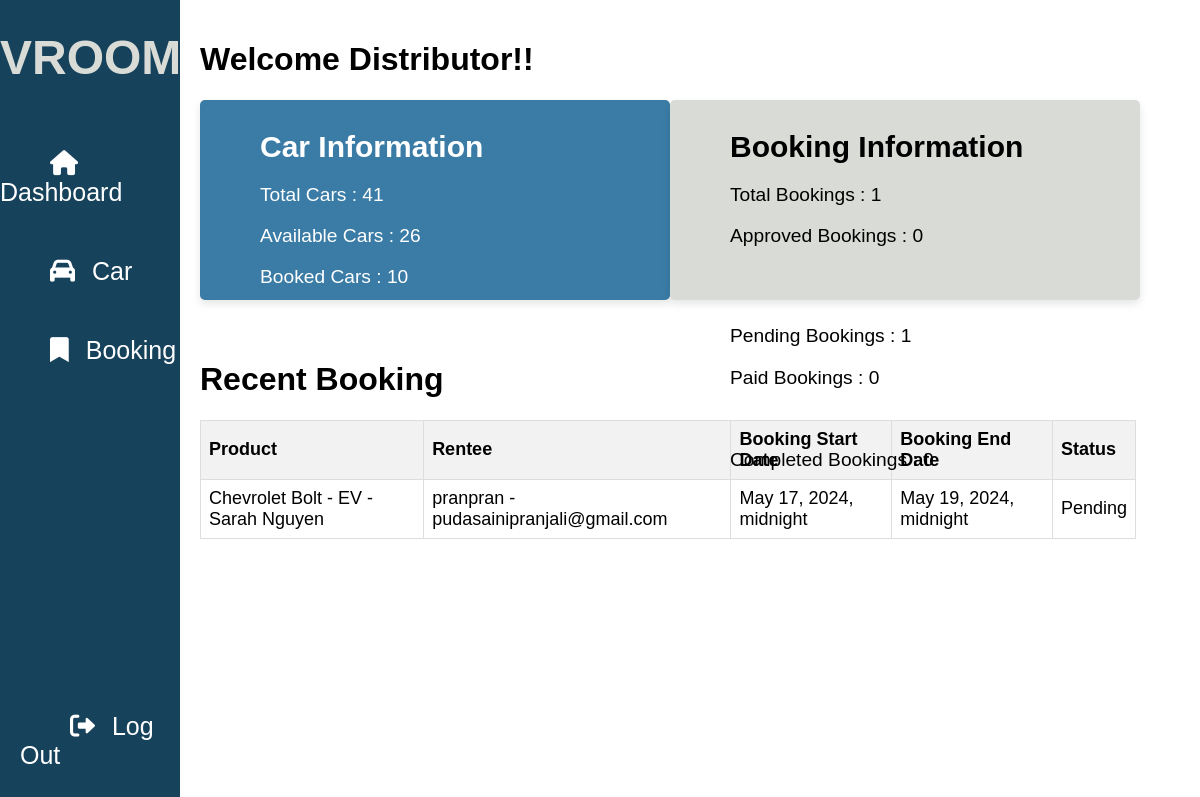
Before: /distributor-profile/ with the older database file.
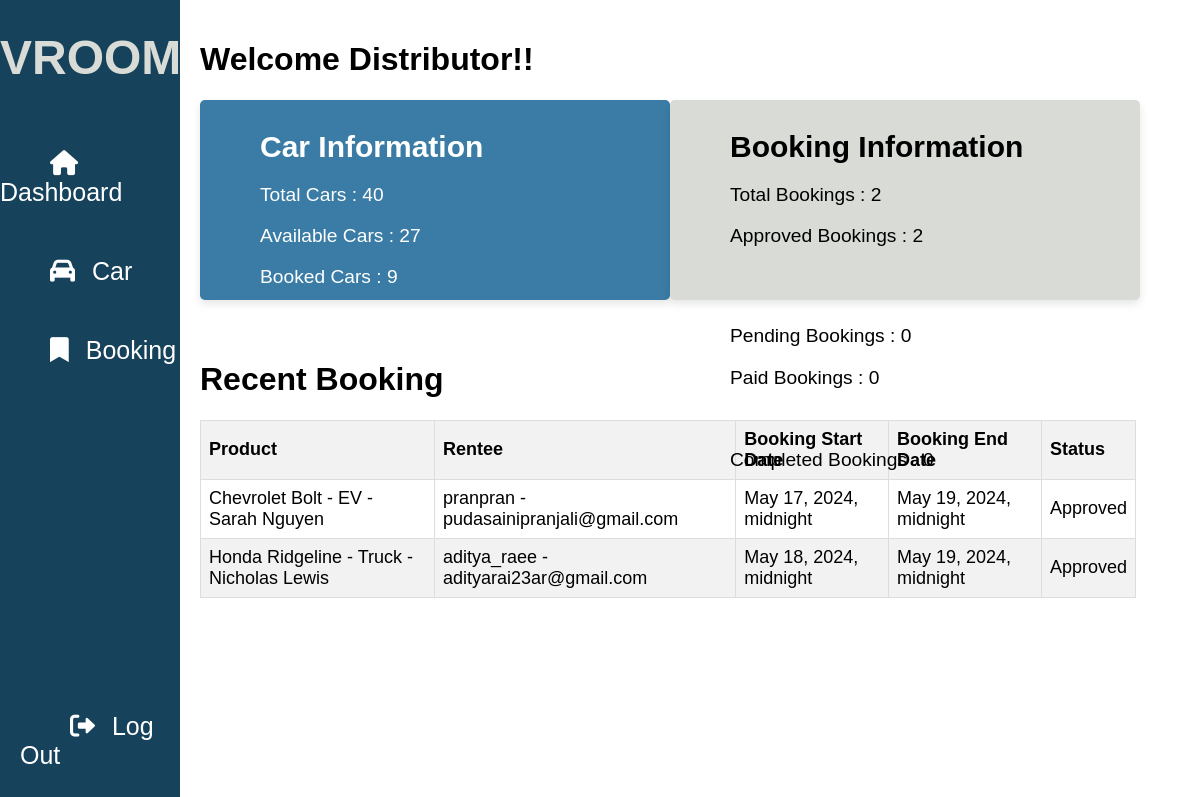
After: the same page with the newer database file.
### carlisting/models.py (models this page shows, shortened)
class CarOrder(models.Model):
    order_id = models.AutoField(primary_key=True)
    product = models.ForeignKey(CarDetail, on_delete=models.DO_NOTHING)
    rentee = models.ForeignKey(Profile, on_delete=models.DO_NOTHING, default=1)
    total_price = models.DecimalField(max_digits=10, decimal_places=2, null=True)
    start_date = models.DateTimeField(null=True)
    end_date = models.DateTimeField(null=True)
    status = models.CharField(max_length=100, choices=STATUS, null=True, default='Pending')

class CarDetail(models.Model):
    renter_name = models.CharField(max_length=100, null=True)
    renter_contact = models.CharField(max_length=10, null=True)
    car_type = models.CharField(max_length=100, choices=CAR_TYPE, null=True)
    car_model = models.CharField(max_length=100, null=True)
    price = models.DecimalField(decimal_places=2, max_digits=10, null=True)
    availability = models.CharField(max_length=20, choices=AVAILABILITY, null=True, default='Available')
    image = models.ImageField(default='static/img/lambo.jpg', upload_to='static/img/car_images')
    def __str__(self):
        return f'{self.car_model} - {self.car_type} - {self.renter_name} '

### userauthentication/models.py (models this page shows)
class Profile(models.Model):
    user = models.OneToOneField(User, on_delete=models.CASCADE, null=True)
    address = models.CharField(max_length=100, null=True)
    license_number = models.CharField(max_length=100, null=True)
    contact = models.CharField(max_length=100, null=True)
    def __str__(self):
        return f'{self.user.username} - {self.user.email}'

### carlisting/views.py (the view)
# urls.py: path('distributor-profile/', views.distributorprofile, name = 'distributor_profile'),
def distributorprofile(request):
  try:
    if request.method == 'POST':
      renter_name = request.POST.get('renter_name')
      car_model = request.POST.get('car_model')
      car_detail = CarDetail.objects.filter(renter_name=renter_name, car_model=car_model).first()
      if car_detail:
        if 'changeUnlisted' in request.POST:
          car_detail.availability = "Unlisted"
          car_detail.save()
          messages.success(request, "Car status updated to Unlisted successfully")
        elif 'changeAvailable' in request.POST:
          car_detail.availability = "Available"
          car_detail.save()
          messages.success(request, "Car status updated to Available successfully")
        elif 'deleteCarDetails' in request.POST:
          car_detail.delete()
          messages.success(request, "Car deleted successfully")
        else:
          messages.error(request, "Invalid action")
      else:
        order_id = request.POST.get('order_id')
        print(order_id)
        car_order = CarOrder.objects.filter(order_id=order_id).first()
        print(car_order)
        if 'approve' in request.POST:
          car_order.status = "Approved"
          car_order.save()
          subject = "Your Order has been Approved!"
          message = f"""Hello {car_order.rentee.user.username}:,

We are excited to inform you that your order has been successfully approved!
Please proceed with the payment to fully complete this booking request. After payment the car will be delivered according to your needs.

Thank you for choosing VROOM-Car-Rental-Service. We are delighted to have you as a valued customer and look forward to providing you with an exceptional car rental experience.

If you have any questions or need further assistance, please don't hesitate to reach out to our support team.

Best regards,
The VROOM-Car-Rental-Service Team
"""
        from_email = settings.EMAIL_HOST_USER
        to_list = [car_order.rentee.user.email]
        send_mail(subject, message, from_email, to_list, fail_silently=True)
        messages.success(request, "Order  approved successfully")
  except Exception as e:
    messages.error(request, f"Error: {str(e)}")
  items = CarDetail.objects.all()
  orders = CarOrder.objects.all()
  recent_orders = CarOrder.objects.all()[:5]
  context = {
    'items': items,
    'orders': orders,
    'recent_orders': recent_orders,
  }
  return render(request, 'main/distributor.html', context)

### templates/main/distributor.html (shortened to what this page needs)
<!DOCTYPE html>
<html lang="en">
  <head>
  </head>
  <body>
    <div class="container">
      <div class="sidebar">
        <h1 id="logo">VROOM</h1>
        <ul>
          <li>
            <a id="default-btn" onclick="toggleContent('default')">
              <i class="fas fa-house"></i>
              <span id="default-topic">Dashboard</span>
            </a>
          </li>
          <li>
            <a id="car-btn" onclick="toggleContent('car')">
              <i class="fas fa-car"></i>
              <span id="distributor-topic">Car</span>
            </a>
          </li>
          <li>
            <a id="booking-btn" onclick="toggleContent('booking')">
              <i class="fas fa-bookmark"></i>
              <span id="user-topic">Booking</span>
            </a>
          </li>
          <li>
            <a href="{% url 'logout' %}" id="logout">
              <i class="fas fa-sign-out-alt"></i>
              <span id="topic">Log Out</span>
            </a>
          </li>
        </ul>
      </div>
      <div class="content">
        <div id="default-content">
          <h1>Welcome Distributor!!</h1>
          <div id="dashboard_card">
            <div class="car_card" id="car_card">
              <h3>Car Information</h3>
              <label id="Cars">
                <p id="TotalCars"></p>
              </label>
              <label id="Cars">
                <p id="Available"></p>
              </label>
              <label id="Cars">
                <p id="Booked"></p>
              </label>
              <label id="Cars">
                <p id="Unlisted"></p>
              </label>
            </div>
            <div class="booking_card" id="book_card">
              <h3>Booking Information</h3>
              <label id="Bookings">
                <p id="Booking"></p>
              </label>
              <label id="Bookings">
                <p id="Approved"></p> </label
              ><br /><br />
              <label id="Bookings">
                <p id="Pending"></p>
              </label>
              <label id="Bookings">
                <p id="Paid"></p> </label
              ><br />
              <label id="Bookings">
                <p id="Completed"></p> </label
              ><br />
            </div>
          </div>
          <h1 id="recent_booking">Recent Booking</h1>
          <table>
            <thead>
              <tr>
                <th>Product</th>
                <th>Rentee</th>
                <th>Booking Start Date</th>
                <th>Booking End Date</th>
                <th>Status</th>
              </tr>
            </thead>
            <tbody>
              {% for order in recent_orders %}
              <tr>
                <td>{{ order.product }}</td>
                <td>{{ order.rentee }}</td>
                <td>{{ order.start_date }}</td>
                <td>{{ order.end_date }}</td>
                <td>{{ order.status }}</td>
              </tr>
              {% endfor %}
            </tbody>
          </table>
        </div>
      </div>
    </div>
  </body>
</html>

Changed rows visible on the page:
changed CarOrder "May 17, 2024, midnight": status "Pending" → "Approved"
added CarOrder: product "Honda Ridgeline - Truck - Nicholas Lewis", rentee "aditya_raee - adityarai23ar@gmail.com", start_date "May 18, 2024, midnight", end_date "May 19, 2024, midnight", status "Approved"
Other visible differences:
text written by a page script: "Total Cars : 41" → "Total Cars : 40"
text written by a page script: "Available Cars : 26" → "Available Cars : 27"
text written by a page script: "Booked Cars : 10" → "Booked Cars : 9"
text written by a page script: "Total Bookings : 1" → "Total Bookings : 2"
text written by a page script: "Approved Bookings : 0" → "Approved Bookings : 2"
text written by a page script: "Pending Bookings : 1" → "Pending Bookings : 0"
